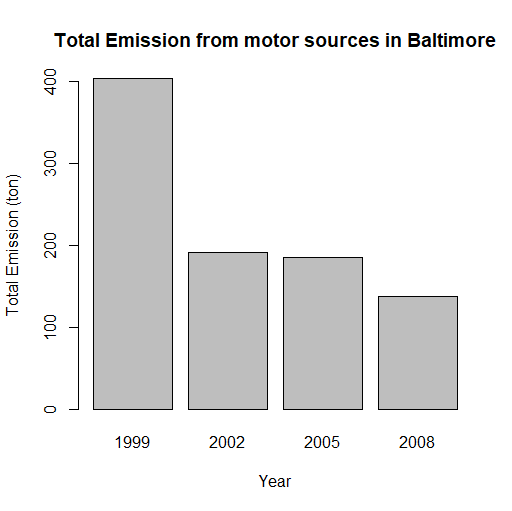

This chart was generated by the following R code:
> vehicleMatches  <- grepl("vehicle", SCC$SCC.Level.Two, ignore.case=TRUE)
> subsetSCC <- SCC[vehicleMatches, ]
> NEISCC <- merge(balt, subsetSCC, by="SCC")
> totalEmissions <- tapply(NEISCC$Emissions, NEISCC$year, sum)
> barplot(totalEmissions, xlab = "Year", ylab = "Total Emission (ton)", 
+         main = "Total Emission from motor sources in Baltimore")
